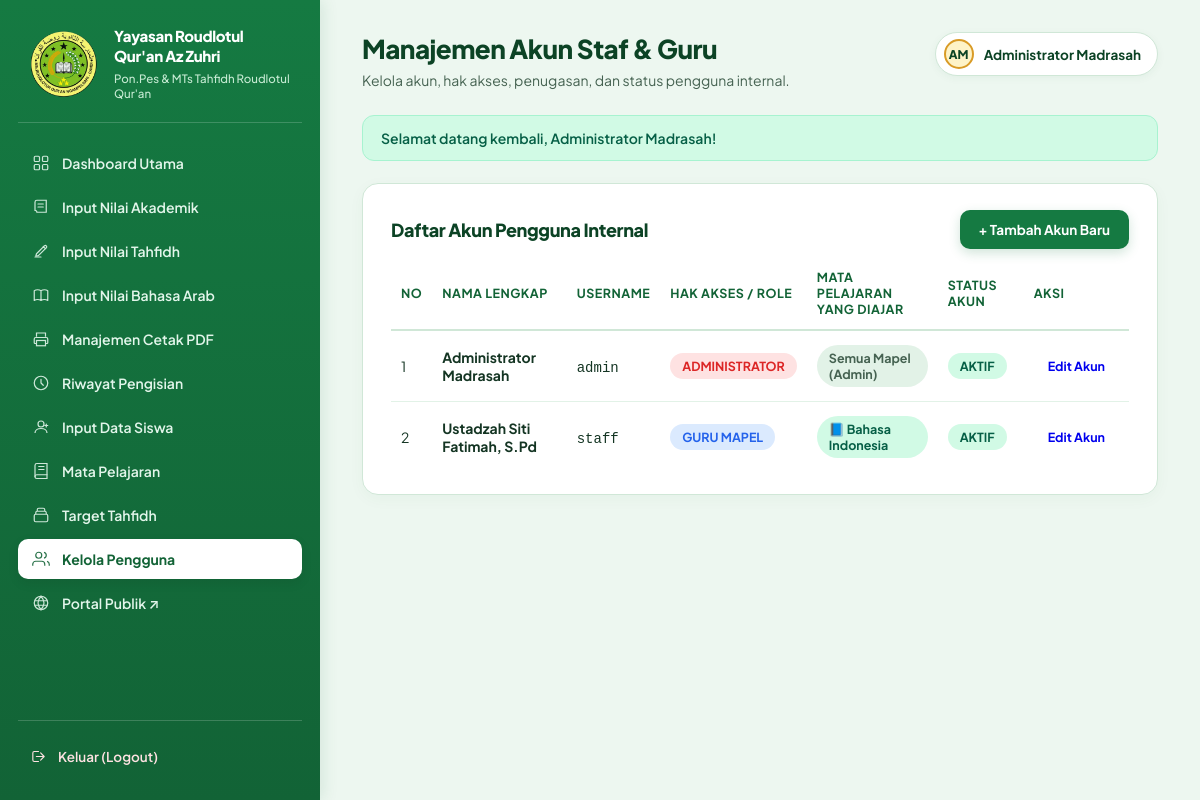
Page /staff/users/index.php (signed in) on the committed database.
### tables this page shows
CREATE TABLE IF NOT EXISTS `users` (
    `id` INT UNSIGNED AUTO_INCREMENT PRIMARY KEY,
    `username` VARCHAR(50) NOT NULL UNIQUE,
    `password_hash` VARCHAR(255) NOT NULL,
    `nama_lengkap` VARCHAR(100) NOT NULL,
    `role` ENUM('admin', 'staff', 'guru_tahfidh', 'guru_bahasa_arab', 'wali_kelas') NOT NULL DEFAULT 'staff',
    `mata_pelajaran` VARCHAR(100) NULL,
    `kelas_wali` VARCHAR(30) NULL,
    `is_active` TINYINT(1) NOT NULL DEFAULT 1,
    `created_at` TIMESTAMP NOT NULL DEFAULT CURRENT_TIMESTAMP
);

### includes/fungsi.php (called while the page is built, shortened)
<?php
function e(?string $value): string
{
    return htmlspecialchars($value ?? '', ENT_QUOTES, 'UTF-8');
}
function base_url(string $path = ''): string
{
    static $baseUrl = null;
    if ($baseUrl === null) {
        $docRoot = $_SERVER['DOCUMENT_ROOT'] ?? '';
        $rootDir = str_replace('\\', '/', realpath(__DIR__ . '/..') ?: '');
        $docRootDir = str_replace('\\', '/', realpath($docRoot) ?: '');
        if ($rootDir !== '' && $docRootDir !== '' && str_starts_with($rootDir, $docRootDir)) {
            $subPath = substr($rootDir, strlen($docRootDir));
            $baseUrl = rtrim($subPath, '/');
        } else {
            $baseUrl = '';
        }
    }
    $cleanPath = '/' . ltrim($path, '/');
    return ($path === '' || $path === '/') ? ($baseUrl ?: '/') : ($baseUrl . $cleanPath);
}
function get_flash(): ?array
{
    if (!empty($_SESSION['_flash'])) {
        $flash = $_SESSION['_flash'];
        return $flash;
    }
    return null;
}

### includes/auth.php (called while the page is built, shortened)
<?php
require_once __DIR__ . '/fungsi.php';
function current_user(): ?array
{
    return $_SESSION['user'] ?? null;
}

### staff/users/index.php (the view, shortened to what this page needs)
<?php
require_once __DIR__ . '/../../config/koneksi.php';
require_once __DIR__ . '/../../includes/fungsi.php';
require_once __DIR__ . '/../../includes/auth.php';
$contentTitle = 'Manajemen Akun Staf & Guru';
$contentSubtitle = 'Kelola akun, hak akses, penugasan, dan status pengguna internal.';
$stmt = $pdo->query("SELECT id, username, nama_lengkap, role, mata_pelajaran, kelas_wali, is_active, created_at FROM users ORDER BY role ASC, nama_lengkap ASC");
$users = $stmt->fetchAll();
require_once __DIR__ . '/../../includes/header.php';
?>
<div class="data-section">
    <div class="data-header">
        <h2>Daftar Akun Pengguna Internal</h2>
        <a href="<?= e(base_url('/staff/users/tambah.php')) ?>" class="btn btn-add">+ Tambah Akun Baru</a>
    </div>
    <div class="table-responsive">
        <table>
            <thead>
                <tr>
                    <th>No</th>
                    <th>Nama Lengkap</th>
                    <th>Username</th>
                    <th>Hak Akses / Role</th>
                    <th>Mata Pelajaran yang Diajar</th>
                    <th>Status Akun</th>
                    <th>Aksi</th>
                </tr>
            </thead>
            <tbody>
                <?php $no = 1; foreach ($users as $u): ?>
                    <tr>
                        <td><?= $no++ ?></td>
                        <td><strong><?= e($u['nama_lengkap']) ?></strong></td>
                        <td><code><?= e($u['username']) ?></code></td>
                        <td>
                            <?php if ($u['role'] === 'admin'): ?>
                                <span class="badge badge-danger">ADMINISTRATOR</span>
                            <?php elseif ($u['role'] === 'guru_tahfidh'): ?>
                                <span class="badge badge-success">GURU TAHFIDH</span>
                            <?php elseif ($u['role'] === 'guru_bahasa_arab'): ?>
                                <span class="badge badge-info" style="background:#0284c7; color:#fff;">GURU BAHASA ARAB</span>
                            <?php elseif ($u['role'] === 'wali_kelas'): ?>
                                <span class="badge badge-primary">WALI KELAS</span>
                            <?php else: ?>
                                <span class="badge badge-info">GURU MAPEL</span>
                            <?php endif; ?>
                        </td>
                        <td>
                            <?php if (!empty($u['mata_pelajaran'])): ?>
                                <span class="badge badge-success">📘 <?= e($u['mata_pelajaran']) ?></span>
                            <?php elseif ($u['role'] === 'admin'): ?>
                                <span class="badge badge-secondary">Semua Mapel (Admin)</span>
                            <?php elseif ($u['role'] === 'wali_kelas'): ?>
                                <span class="badge badge-primary">Kelas <?= e($u['kelas_wali'] ?? '-') ?></span>
                            <?php else: ?>
                                <span class="badge badge-warning">Belum Diatur</span>
                            <?php endif; ?>
                        </td>
                        <td>
                            <?php if ((int)$u['is_active'] === 1): ?>
                                <span class="badge badge-success">AKTIF</span>
                            <?php else: ?>
                                <span class="badge badge-danger">NONAKTIF</span>
                            <?php endif; ?>
                        </td>
                        <td>
                            <a href="<?= e(base_url('/staff/users/edit.php?id=' . (int)$u['id'])) ?>" class="action-btn btn-edit">Edit Akun</a>
                        </td>
                    </tr>
                <?php endforeach; ?>
            </tbody>
        </table>
    </div>
</div>
<?php require_once __DIR__ . '/../../includes/footer.php'; ?>

### includes/header.php (shortened to what this page needs)
<?php
require_once __DIR__ . '/fungsi.php';
require_once __DIR__ . '/auth.php';
$pageTitle = $pageTitle ?? 'Portal Staf - MTs Roudlotul Qur\'an';
$contentTitle = $contentTitle ?? $pageTitle;
$contentSubtitle = $contentSubtitle ?? 'Ringkasan data dan status kelengkapan nilai siswa.';
$user = current_user();
$nameWords = preg_split('/\s+/', trim($user['nama_lengkap'] ?? $user['username'] ?? 'Staf')) ?: ['S'];
$avatarInitials = '';
if (count($nameWords) >= 2) {
    $avatarInitials = strtoupper(mb_substr($nameWords[0], 0, 1) . mb_substr($nameWords[1], 0, 1));
} else {
    $avatarInitials = strtoupper(mb_substr($nameWords[0], 0, 2));
}
?>
<!DOCTYPE html>
<html lang="id">
<head>
    <link rel="stylesheet" href="<?= e(base_url('/assets/css/desainstaff.css?v=11')) ?>">
</head>
<body>
<div class="shell">
    <?php require_once __DIR__ . '/sidebar.php'; ?>
    <main class="main">
        <div class="topbar">
            <div>
                <h1><?= e($contentTitle) ?></h1>
                <p><?= e($contentSubtitle) ?></p>
            </div>
            <?php if ($user): ?>
                <div class="staff-pill">
                    <span class="avatar"><?= e($avatarInitials) ?></span>
                    <span><?= e($user['nama_lengkap'] ?? $user['username']) ?></span>
                </div>
            <?php endif; ?>
        </div>
        <?php
        $flash = get_flash();
        if ($flash):
        ?>
            <div class="alert alert-<?= e($flash['type']) ?>" id="flashAlert">
                <span><?= e($flash['message']) ?></span>
            </div>
        <?php endif; ?>

### assets/css/desainstaff.css (style rules this page uses)
:root { --green-900: #0C4325; --green-800: #126336; --green-700: #157A42; --green-600: #1E8E4F; --green-500: #27AE60; --gold-500: #D99B26; --gold-400: #EAB308; --gold-100: #FEF3C7; --gold-50: #FFFBEB; --paper: #EDF7F0; --card: #FFFFFF; --ink: #143523; --ink-soft: #456251; --line: #D0E7D7; --line-soft: #E2F2E7; --rose-500: #DC2626; --rose-100: #FEE2E2; --amber-500: #D97706; --amber-100: #FEF3C7; --blue-500: #2563EB; --blue-100: #DBEAFE; }
* { box-sizing: border-box; }
body { margin: 0; font-family: 'Plus Jakarta Sans', -apple-system, BlinkMacSystemFont, 'Segoe UI', Roboto, sans-serif; background-color: var(--paper); color: var(--ink); min-height: 100vh; -webkit-font-smoothing: antialiased; }
h1, h2, h3, .brand-name { font-family: 'Plus Jakarta Sans', sans-serif; font-weight: 700; letter-spacing: -0.02em; }
.shell { display: flex; min-height: 100vh; }
.main { flex: 1; padding: 32px 42px 60px; max-width: 1180px; min-width: 0; }
.topbar { display: flex; align-items: flex-start; justify-content: space-between; margin-bottom: 26px; gap: 20px; flex-wrap: wrap; }
.topbar h1 { font-size: 26px; font-weight: 800; margin: 0 0 6px; color: var(--green-900); }
.topbar p { margin: 0; color: var(--ink-soft); font-size: 14px; }
.staff-pill { display: flex; align-items: center; gap: 10px; background: var(--card); border: 1px solid var(--line); padding: 6px 16px 6px 8px; border-radius: 999px; white-space: nowrap; font-size: 13.5px; font-weight: 700; color: var(--green-900); box-shadow: 0 2px 8px rgba(18, 99, 54, 0.05); }
.staff-pill .avatar { width: 30px; height: 30px; border-radius: 50%; background: var(--gold-100); border: 2px solid var(--gold-500); color: var(--green-900); display: flex; align-items: center; justify-content: center; font-size: 12px; font-weight: 800; }
.alert { padding: 13px 18px; border-radius: 12px; margin-bottom: 22px; font-size: 14px; font-weight: 600; display: flex; align-items: center; gap: 10px; }
.alert-success { background-color: #D1FAE5; color: #065F46; border: 1px solid #A7F3D0; }
.panel-card, .card, .data-section { background: var(--card); border: 1px solid var(--line); border-radius: 16px; padding: 26px 28px 22px; box-shadow: 0 4px 16px rgba(18, 99, 54, 0.04); margin-bottom: 24px; }
.panel-head, .data-header { display: flex; align-items: center; justify-content: space-between; gap: 16px; flex-wrap: wrap; margin-bottom: 20px; }
.panel-head h2, .data-header h2 { font-size: 18px; font-weight: 800; color: var(--green-900); margin: 0; }
.btn, .action-btn { font-family: 'Plus Jakarta Sans', sans-serif; font-size: 13.5px; font-weight: 700; padding: 10px 18px; border-radius: 10px; border: 1px solid transparent; cursor: pointer; display: inline-flex; align-items: center; justify-content: center; gap: 8px; white-space: nowrap; text-decoration: none; transition: opacity 0.15s ease, background 0.15s ease, transform 0.1s ease, box-shadow 0.15s ease; }
.btn-primary, .btn-add, .btn-save { background: var(--green-700); color: #FFFFFF; border: 1px solid transparent; box-shadow: 0 4px 12px rgba(21, 122, 66, 0.2); }
.btn-sm, .action-btn { padding: 6px 13px; font-size: 12.5px; border-radius: 8px; }
.table-responsive { overflow-x: auto; width: 100%; }
table { width: 100%; border-collapse: collapse; }
thead th { text-align: left; font-size: 12.5px; color: var(--green-800); font-weight: 700; padding: 0 10px 12px; border-bottom: 2px solid var(--line); text-transform: uppercase; letter-spacing: 0.5px; }
tbody td { padding: 14px 10px; border-bottom: 1px solid var(--line-soft); font-size: 14px; vertical-align: middle; }
tbody tr:last-child td { border-bottom: none; }
.badge { display: inline-flex; align-items: center; gap: 6px; font-size: 12.5px; font-weight: 700; padding: 5px 12px; border-radius: 99px; }
.badge-green, .badge-success { background: #D1FAE5; color: #065F46; }
.badge-rose, .badge-danger { background: var(--rose-100); color: var(--rose-500); }
.badge-blue, .badge-info { background: var(--blue-100); color: var(--blue-500); }
.badge-secondary { background: var(--line-soft); color: var(--ink-soft); }

### rows in the picture
users: nama_lengkap "AM", nama_lengkap "Administrator Madrasah", username "admin", role "ADMINISTRATOR", is_active "AKTIF"
users: nama_lengkap "Ustadzah Siti Fatimah, S.Pd", username "staff", role "GURU MAPEL", mata_pelajaran "Bahasa Indonesia", is_active "AKTIF"

### other values in the picture
$contentTitle "Manajemen Akun Staf & Guru"
$contentSubtitle "Kelola akun, hak akses, penugasan, dan status pengguna internal."
$flash['message'] "Selamat datang kembali, Administrator Madrasah!"
